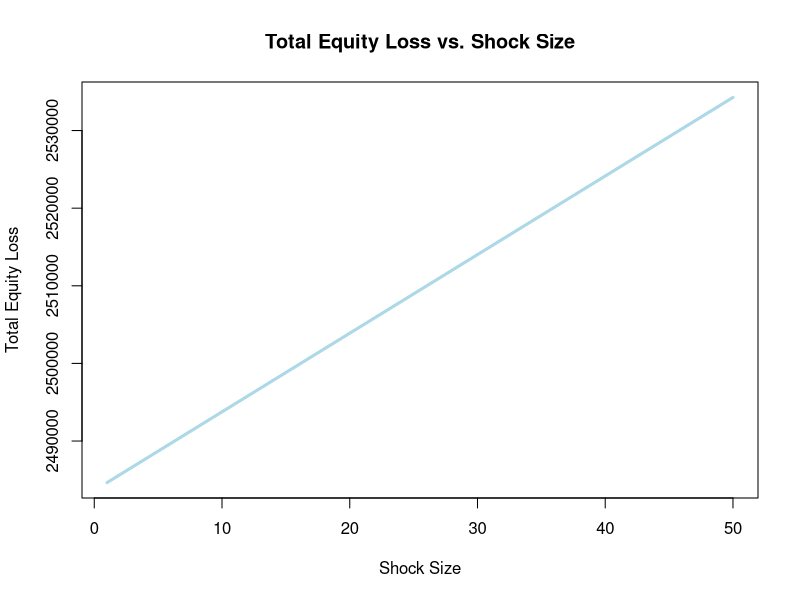
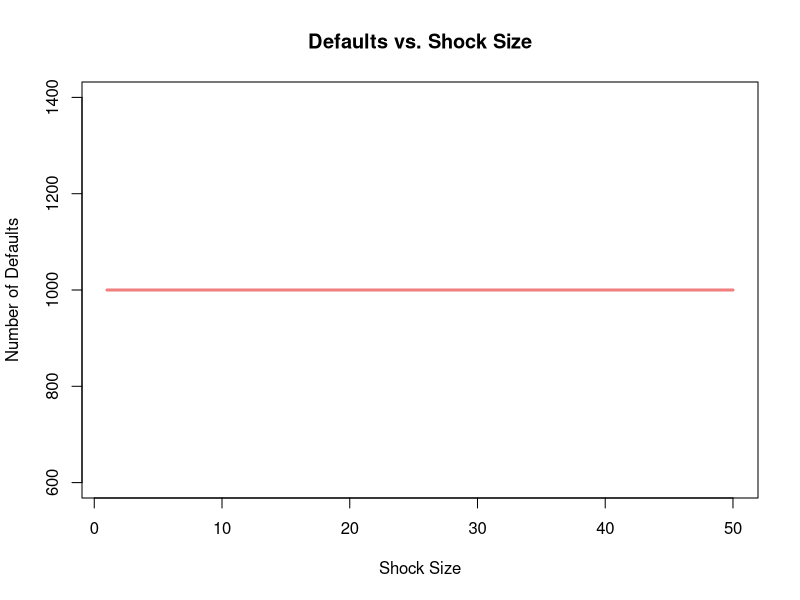

Write R code to recreate these figures, in order.
########################################################################
# - Financial extended third layer for TRISK model 
########################################################################
#Definition of variables 
  #csh - external assets (vector)
  #Shock - decrease in external assets (vector)
  #L - liabilities matrix (matrix)
  #EL - external liabilities (vector)

#Parameters for Distress Valuation
  #R - loss given default (vector)
  #k - capital cushion (vector)
  #a - beta parameter (vector)
  #b - beta parameter (vector)

#Merton and Black-Scholes valuation function
  #EVol - structural asset firm volatility  
  #Type - Type of valuation function 
  #Time - Maturity of firm debt 

########################################################################
#Valuation function 
########################################################################
#Difference in firm liabilities and assets (if in default)
DeltaDiff <- function(Rcsh, REL, RL, RAInt){
  return(REL + rowSums(RL) - (Rcsh + RAInt))
}

#Distress valuation function
IntVal <- function(L, EL, OE, k, R, a, b){
  Frac <- 1 + OE/(rowSums(L) + EL) #capital ratio
  Frac[is.infinite(Frac)] <- 0
  Frac[is.na(Frac)] <- 0
  #Conditional cases for k 
  ifelse(k==0, 
  ifelse(Frac >= 1, 1, 0),#if no cushion, no change for firm not in default 
  ifelse(Frac >= 1+k, 1, 0) + ifelse(Frac >= 1 & Frac < 1+k, (1-R*pbeta((1+k-Frac)/k, a, b)), 0) #otherwise
  )
}

#Merton valuation function (inclusion of loss given default)
Merton <- function(ExtA, OE2, R, vol, maturity){
  Lev <- OE2/ExtA #equity relative to external assets
  Val <- ifelse(Lev >= 1, 1, pnorm((log(1/(1-Lev)) - vol^2*maturity/2)/(vol*maturity^0.5)))
  return(1-R*(1-Val))
}

#Black-Cox valuation function (inclusion of loss given default, this is an extra valuation function)
BlackCox <- function(ExtA, OE2, R, vol, maturity){
  Lev <- OE2/ExtA #equity relative to external assets
  Val <- ifelse(Lev >= 1, 1,
               ifelse(Lev >= 0 & Lev < 1,
               pnorm((log(1/(1-Lev)) - vol^2*maturity/2)/(vol*maturity^0.5))
               - (1/(1-Lev))*pnorm((-log(1/(1-Lev)) - vol^2*maturity)/(vol*maturity^0.5)), 
               0))
  return(1-R*(1-Val))
}

########################################################################
# Equity reevaluation function
########################################################################
#Reevaluation function for equity changes 
NetTool <- function(csh, Shock, L, EL, R, k, a, b, EVol, Type, Time){
  
  ListEqVal <- list() #store changes in equity
  E <- csh + rowSums(t(L)) - rowSums(L) - EL #initialise equity values
  OIntVal <- rep(1, nrow(L)) #initialise valuation values on internal assets

  ListEqVal <- append(ListEqVal, list(E)) #record initial equity
  E <- csh - Shock + rowSums(t(L)) - rowSums(L) - EL #equity with external shock
  
  OE <- rep(1e9, length(E)) #initial equity to compare (needs to be high)
  ListEqVal <- append(ListEqVal, list(E)) #record initial equity (with shock)

  iteration <- 0 #set counter
  max_iterations <- 10e9 #if a large network is used (not in the case of the tool)
  while (!all(abs(E - OE) < 1e-6) && iteration < max_iterations) {
    OE <- E
    if (Type == "Distress"){
      OIntVal <- IntVal(L, EL, OE, k, R, a, b)
    }
    else if (Type == "Merton"){
      OIntVal <- Merton(csh, OE, R, EVol, Time)
    }
    else if (Type == "Black"){
      OIntVal <- BlackCox(csh, OE, R, EVol, Time)
      
    }
    else {
      stop("Unknown Type specified.")
    }
    E <- csh - Shock + t(L) %*% matrix(OIntVal) - rowSums(L) - EL #reevaluation of equity
    ListEqVal <- append(ListEqVal, list(E)) #store change in reevaluated equity
    iteration <- iteration + 1 #update counter
  }
  
  if (iteration >= max_iterations) {
    warning("Maximum iterations reached without convergence.") #if max iteration is reached
  }
  
  return(ListEqVal)
}

########################################################################
# Toy Example (Small)
########################################################################
Ae <- matrix(c(20, 10, 10), 3, 1) #external assets 
X <- matrix(c(5, 0, 0), 3, 1) #Shock
MatL <- matrix(c(0, 0, 0,
                 10, 0, 0,
                 0, 10, 0), 3, 3) #liab matrix 
Le <- matrix(c(0, 0, 0), 3, 1) #external liab
E0 <- Ae + rowSums(t(MatL) - MatL) - Le #initial equity
k0 <- E0/(rowSums(MatL) + Le) #capital cushion (distress function)

Results <- NetTool(csh = Ae, Shock = X, L = MatL, EL = Le, 
                   R = 1, k = k0, a = 1, b = 1, 
                   EVol = 0.5, Type = "Distress", Time= 5) #List of reevaluated equity

Results[[1]] - tail(Results,1)[[1]] #calculate equity losses

########################################################################
# Toy Example (Large random network)
########################################################################
#Generation of liabilities matrix 
set.seed(123) #reproducability
n_rows <- 1000 #number of rows 
n_cols <- 1000 #number of columns 
p <- 0.5 #probability entry in the liabilities matrix 
data <- rbinom(n_rows * n_cols, size = 1, prob = p)*runif(n_rows*n_cols, min = 0, max = 10) #generate binary values and assign weights
MatL <- matrix(data, n_rows, n_cols) #restructure into matrix 
diag(MatL) <- 0 #remove diagonals (in line with the model)

print(MatL) #print matrix to console

#Generation of external asset holdings
DeltaLoss <- list()
NDef <- list()
for (i in 1:50){
  Ae <- 260 #Assign external s.t. all firms initially solvent 
  X <- matrix(rep(i, n_rows)) #assign external shock to firms (in this case, all firms are shocked)
  # print X to console
  Le <- 0 #assume no external liabilities for firms 
  E0 <- Ae + rowSums(t(MatL) - MatL) - Le #initial equity
  k0 <- E0/(rowSums(MatL) + Le) #capital cushion (distress function)
  Results <- NetTool(csh = Ae, Shock = X, L = MatL, EL = Le, 
                     R = 1, k = k0, a = 1, b = 1, 
                     EVol = 0.5, Type = "Merton", Time= 5) #List of reevaluated equity
  DeltaLoss[[i]] <- sum(Results[[1]] - tail(Results,1)[[1]]) #calculate equity losses
  NDef[[i]] <- sum(ifelse(tail(Results,1)[[1]]<0,1,0)) #calculate number of firms which default
}

#Plot representing total equity losses from external shock
plot(unlist(DeltaLoss), type = "l", col = "lightblue", lwd = 3,
     xlab = "Shock Size", ylab = "Total Equity Loss", main = "Total Equity Loss vs. Shock Size")

#Plot representing the number of defaults from external shock
plot(unlist(NDef), type = "l", col = "lightcoral", lwd = 3,
     xlab = "Shock Size", ylab = "Number of Defaults", main = "Defaults vs. Shock Size")